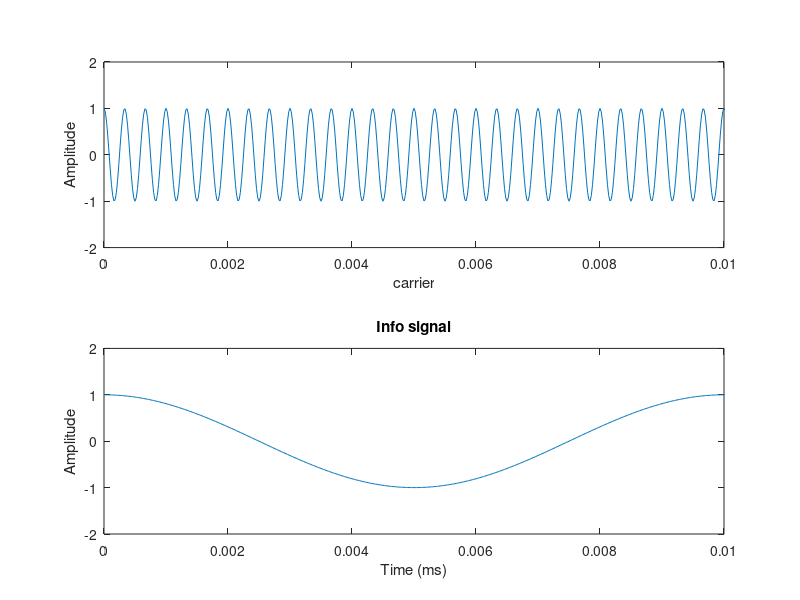
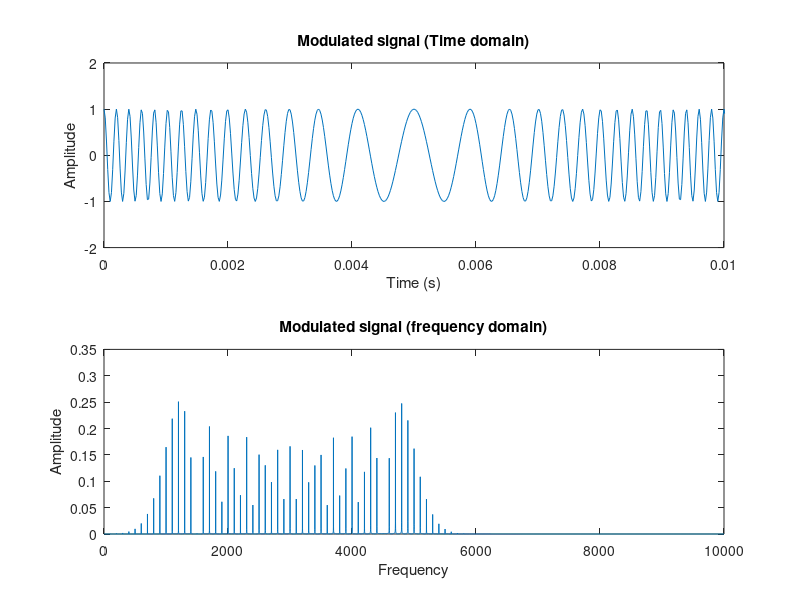

MATLAB code for these plots, in order:
close all;
clear all;
Fc=3E3;
Fm=1E2;
Beta=20;

t=0:2E-5:1;
Wc=2*pi*Fc;
Wm=2*pi*Fm;
Ac=1;

subplot(2,1,1);plot(t,cos(Wc*t));
ylabel('Amplitude');
xlabel('carrier');
axis([0 0.01 -2 2]);
subplot(2,1,2);plot(t,cos(Wm*t));
xlabel('Time (ms)');
ylabel('Amplitude');
title('Info signal');
axis([0 0.01 -2 2]);

pause

Phi=Wc*t + Beta*sin(Wm*t);
Xc=Ac*cos(Phi);

figure;
subplot(2,1,1);plot(t,Xc);
xlabel('Time (s)');
ylabel('Amplitude');
title('Modulated signal (Time domain)');
axis([0 0.01 -2 2]);

Xf=0.00004*abs(fft(Xc));
subplot(2,1,2);plot(Xf(1:1E4));
xlabel('Frequency');
ylabel('Amplitude');
title('Modulated signal (frequency domain)');